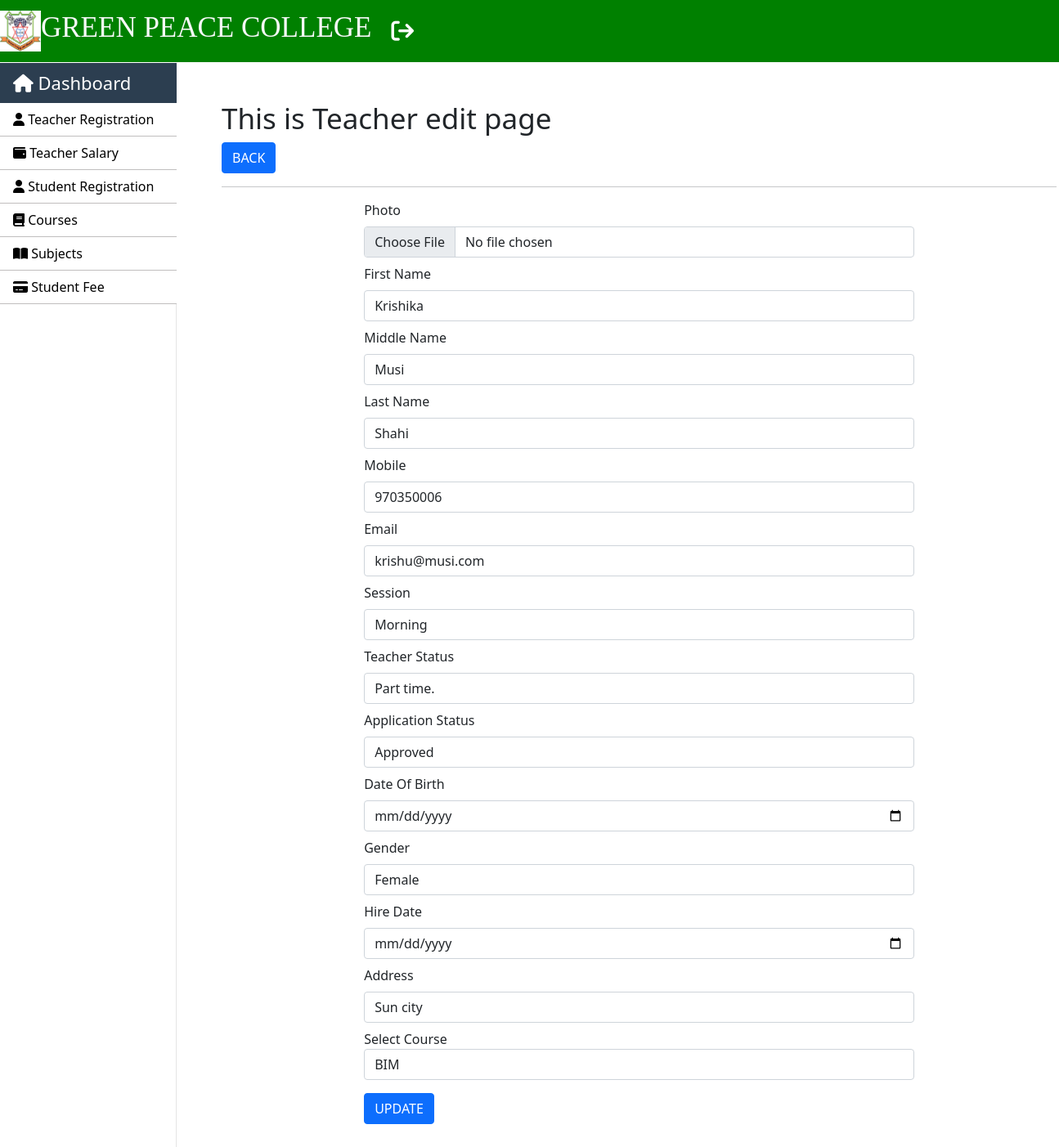
The app's page /teachers/edit/4 (signed in) with its own data.
### SMS/models.py (models this page shows, shortened)
class Teacher(models.Model):
    first_name = models.CharField(max_length=250)
    middle_name = models.CharField(max_length=250, blank=True)
    last_name = models.CharField(max_length=250)
    mobile_no = models.IntegerField()
    image = models.ImageField(upload_to='Images/Teachers', blank=True)
    course_name = models.ForeignKey(Course, on_delete=models.CASCADE)
    session = models.CharField(max_length=250)
    teacher_status = models.CharField(max_length=100)
    application_status = models.CharField(max_length=100)
    dob = models.DateField()
    gender = models.CharField(max_length=250)
    address = models.CharField(max_length=250)
    hire_date = models.DateField()
    email = models.EmailField()
    class Meta:
        db_table = "teacher_info"

### SMS/views.py (the view)
# urls.py: path("teachers/edit/<int:id>",views.teachers_edit, name='edit-teacher'),
@login_required(login_url='login')
def teachers_edit(request, id):
    data = Teacher.objects.get(id=id)
    course = Course.objects.all()
    context = {"data": data, "course": course}
    return render(request, 'teachers/edit_teacher.html', context)

### templates/teachers/edit_teacher.html (shortened to what this page needs)
{% extends 'layouts/master.html' %}
{% block content %}
<div class="container mt-5 mb-5">
    <h1>This is Teacher edit page</h1>
    <a href="{% url 'index-teacher' %}" class="btn btn-primary">BACK</a>
    <hr>
    <div class="row">
        <div class="col-md-2"></div>
        <div class="col-md-8">
            <form action="{% url 'update-teacher' %}" method="post" enctype="multipart/form-data">
                <div class="form-group mb-2">
                    <label class="mb-2">Photo</label>
                    <input
                        type="file"
                        class="form-control"
                        name="image"
                        value="{{ data.image }}"
                    >
                </div>
                <div class="form-group mb-2">
                    <label class="mb-2">First Name</label>
                    <input
                        type="text"
                        class="form-control"
                        name="first_name"
                        value="{{ data.first_name }}"
                    >
                </div>
                <div class="form-group mb-2">
                    <label class="mb-2">Middle Name</label>
                    <input
                        type="text"
                        class="form-control"
                        name="middle_name"
                        value="{{ data.middle_name }}"
                    >
                </div>
                <div class="form-group mb-2">
                    <label class="mb-2">Last Name</label>
                    <input
                        type="text"
                        class="form-control"
                        name="last_name"
                        value="{{ data.last_name }}"
                    >
                </div>
                <div class="form-group mb-2">
                    <label class="mb-2">Mobile</label>
                    <input
                        type="number"
                        class="form-control"
                        name="mobile_no"
                        value="{{ data.mobile_no }}"
                    >
                </div>
                <div class="form-group mb-2">
                    <label class="mb-2">Email</label>
                    <input
                        type="email"
                        class="form-control"
                        name="email"
                        value="{{ data.email }}"
                    >
                </div>
                <div class="form-group mb-2">
                    <label class="mb-2">Session</label>
                    <input
                        type="text"
                        class="form-control"
                        name="session"
                        value="{{ data.session }}"
                    >
                </div>
                <div class="form-group mb-2">
                    <label class="mb-2">Teacher Status</label>
                    <input
                        type="text"
                        class="form-control"
                        name="applicant_status"
                        value="{{ data.teacher_status }}"
                    >
                </div>
                <div class="form-group mb-2">
                    <label class="mb-2">Application Status</label>
                    <input
                        type="text"
                        class="form-control"
                        name="application_status"
                        value="{{ data.application_status }}"
                    >
                </div>
                <div class="form-group mb-2">
                    <label class="mb-2">Date Of Birth</label>
                    <input
                        type="date"
                        class="form-control"
                        name="dob"
                        value="{{ data.dob }}"
                    >
                </div>
                <div class="form-group mb-2">
                    <label class="mb-2">Gender</label>
                    <input
                        type="text"
                        class="form-control"
                        name="gender"
                        value="{{ data.gender }}"
                    >
                </div>
                <div class="form-group mb-2">
                    <label class="mb-2">Hire Date</label>
                    <input
                        type="date"
                        class="form-control"
                        name="admission_date"
                        value="{{ data.hire_date }}"
                    >
                </div>
                <div class="form-group mb-2">
                    <label class="mb-2">Address</label>
                    <input
                        type="text"
                        class="form-control"
                        name="address"
                        value="{{ data.address }}"
                    >
                </div>
                <div class="form-group mb-2">
                    <label>Select Course</label>
                    <select name="course" class="form-control">
                        {% for val in course %}
                        <option value="{{ val.id }}">{{ val.course_name }}</option>
                        {% endfor %}
                    </select>
                </div>
                <input type="submit" class="btn btn-primary mt-2" value="UPDATE">
            </form>
        </div>
        <div class="col-md-2"></div>
    </div>
</div>
{% endblock %}

### static/css/style.css (style rules this page uses)
h1 { font-size: 35px; }

### records on screen
Teacher: first_name "Krishika", middle_name "Musi", last_name "Shahi", mobile_no "970350006", email "krishu@musi.com", session "Morning", applicant_status "Part time.", application_status "Approved", gender "Female", address "Sun city"

### other values on screen
form field course "BIM"
